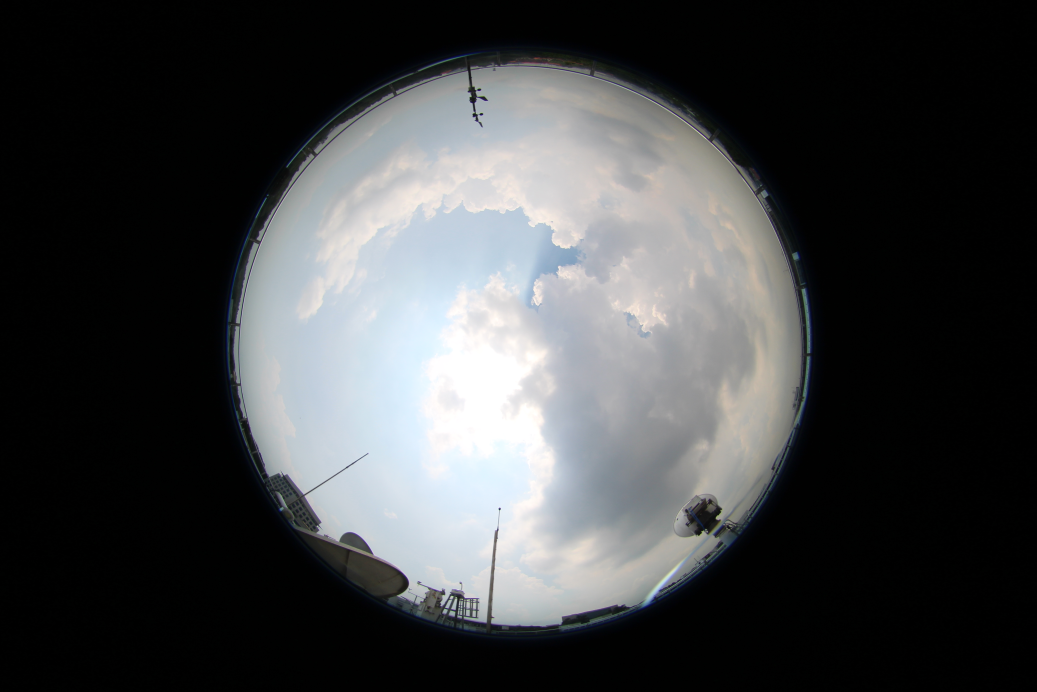
#> input picture cloud-coverage/image/2015-04-21-13-30-00.jpg, 5184 x 3456 px (shown at 1/5 size)
$ python find_coverage.py   (older library calls are emulated)
#> lines starting #> are read from the running program, lines starting #| are printed output that depends on the picture; after the words box and inside, x2 and y2 are one past the last pixel; in counts of white or black regions, pixels touching at a corner belong together; long printed decimals are rounded
### cloud-coverage/utilities.py
import numpy as np
from sklearn.cluster import KMeans
import cv2
np.seterr(divide='ignore', invalid='ignore')
from collections import namedtuple
from scipy import ndimage, misc

def cmask(index,radius,array):

  a,b = index
  is_rgb = len(array.shape)

  if is_rgb == 3:
     ash = array.shape
     nx=ash[0]
     ny=ash[1]

  else:
     nx,ny = array.shape

  s = (nx,ny)
  image_mask = np.zeros(s)
  y,x = np.ogrid[-a:nx-a,-b:ny-b]
  mask = x*x + y*y <= radius*radius
  image_mask[mask] = 1
  return(image_mask)


def colorc15mask(input_image,mask_image):
	# All matrices are normalized from 0 to 1

	[rows,cols]=mask_image.shape

	# Input image is a numpy 3D array
	ColorChannel = namedtuple("ColorChannel", "c1 c2 c3 c4 c5 c6 c7 c8 c9 c10 c11 c12 c13 c14 c15 c16")

	red = input_image[:,:,2]
	green = input_image[:,:,1]
	blue = input_image[:,:,0]

	red = red.astype(float)
	green = green.astype(float)
	blue = blue.astype(float)

	# RGB images for transfer
	red_image = np.multiply(red,mask_image)
	green_image = np.multiply(green,mask_image)
	blue_image = np.multiply(blue,mask_image)


	im_mask = mask_image.flatten()
	find_loc = np.where(im_mask==1)
	find_loc = list(find_loc)

	red = red.flatten()
	blue = blue.flatten()
	green = green.flatten()

	red_select = red[tuple(list(find_loc))]
	green_select = green[tuple(list(find_loc))]
	blue_select = blue[tuple(list(find_loc))]


	# BR image
	br_num = blue_select - red_select
	br_den = blue_select + red_select
	BR = br_num/br_den
	BR[np.isnan(BR)] = 0  # Replacing all NANs with 0
	BR = showasImage(BR)  # Scale it to 0 to 255.


	# Final image (with proper mask) for transfer
	index = 0
	BR_image = np.zeros([rows,cols])


	for i in range(0,rows):
		for j in range(0,cols):

			if mask_image[i,j]==1:

				BR_image[i,j] = BR[index]

				index = index + 1


	return(BR_image)


def make_cluster_mask_default(input_matrix,mask_image):

	[rows,cols]=mask_image.shape

	im_mask_flt = mask_image.flatten()
	find_loc = np.where(im_mask_flt==1)
	find_loc = list(find_loc)

	input_vector = input_matrix.flatten()

	input_select = input_vector[tuple(list(find_loc))]


	X = input_select.reshape(-1, 1)
	k_means = KMeans(init='k-means++', n_clusters=2)
	k_means.fit(X)
	k_means_labels = k_means.labels_
	k_means_cluster_centers = k_means.cluster_centers_
	k_means_labels_unique = np.unique(k_means_labels)


	# This is checked only for c15
	center1 = k_means_cluster_centers[0]
	center2 = k_means_cluster_centers[1]


	if center1 < center2:
		# Interchange the levels.
		k_means_labels[k_means_labels == 0] = 99
		k_means_labels[k_means_labels == 1] = 0
		k_means_labels[k_means_labels == 99] = 1


	# 0 is sky and 1 is cloud
	cloud_pixels = np.count_nonzero(k_means_labels == 1)
	sky_pixels = np.count_nonzero(k_means_labels == 0)
	total_pixels = cloud_pixels + sky_pixels

	#print (cloud_pixels,total_pixels)
	print ('Out of a total of ', str(total_pixels), ' pixels, there are ', str(cloud_pixels), ' cloud pixels.')
	cloud_coverage = float(cloud_pixels)/float(total_pixels)

	# Final threshold image for transfer
	index = 0
	Th_image = np.zeros([rows,cols])
	for i in range(0,rows):
		for j in range(0,cols):

			if mask_image[i,j]==1:
				#print (i,j)
				#print (index)
				Th_image[i,j] = k_means_labels[index]
				index = index + 1


	return(Th_image,cloud_coverage)


def showasImage(input_matrix):

	is_matrix = len(input_matrix.shape)

	if is_matrix == 2: # Input is a 2D numpy array


		(rows,cols) = input_matrix.shape

		output_matrix = np.zeros([rows,cols])

		inp_flat = input_matrix.flatten()

		min_value = np.amin(inp_flat)
		max_value = np.amax(inp_flat)

		diff = max_value - min_value

		for i in range(0,rows):
			for j in range(0,cols):
				output_matrix[i,j] = ((input_matrix[i,j] - min_value)/diff)*255

	else:	# Input is a 1D numpy array
		(rows) = input_matrix.size
		output_matrix = np.zeros(rows)

		inp_flat = input_matrix

		min_value = np.amin(inp_flat)
		max_value = np.amax(inp_flat)

		diff = max_value - min_value

		for i in range(0,rows):
			output_matrix[i] = ((input_matrix[i] - min_value)/diff)*255


	return(output_matrix)

def cloudSegment(image_loc):


#> called with image_loc = './image/2015-04-21-13-30-00.jpg'
	print ('Processing ',image_loc)


	im = cv2.imread(image_loc)
#> im is the input picture: shape (3456, 5184, 3); mean B, G, R 68.7, 67.5, 65.8

	index = [1728, 2592]  # Center of the image
	im_mask = cmask(index,1000,im) # Mask with radius 1000 pixels
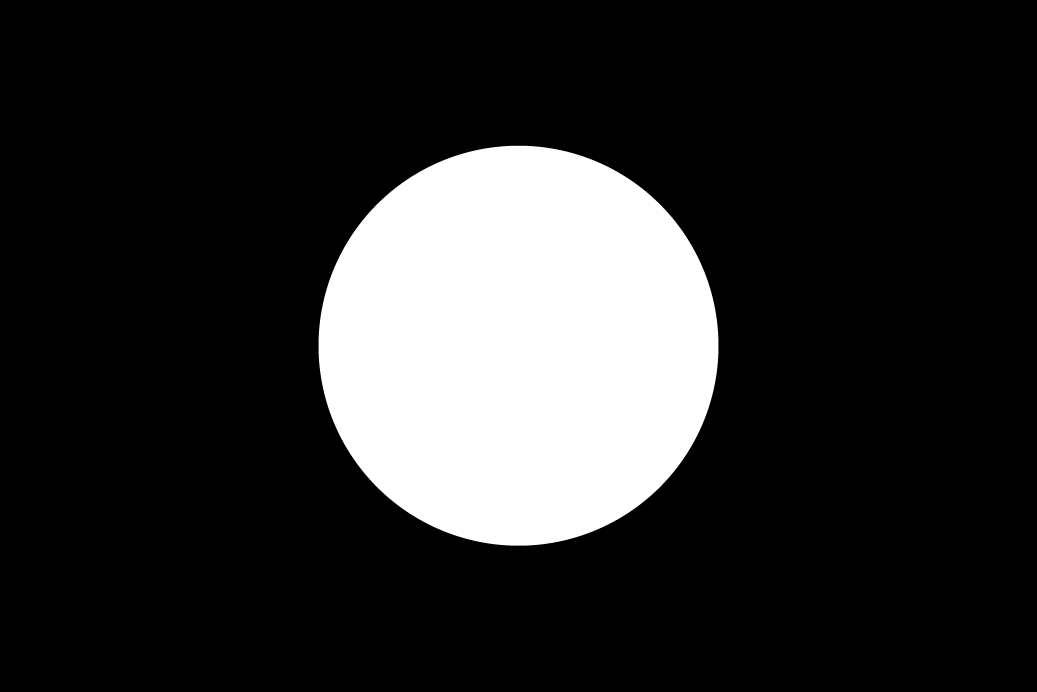
#> im_mask: shape (3456, 5184) float64 (shown at 1/5 size); values 0 (black) and 1 (white), 17.5% white; 1 white region, box (x1, y1, x2, y2) and area: (1592, 728, 3593, 2729) 3141549


	lx, ly, _ = im.shape
#> lx = 3456; ly = 5184


	if lx>ly:
		print ('Rotating')
		im = ndimage.rotate(im, -90)

	(inp_mat) = colorc15mask(im,im_mask)
#> in colorc15mask, `red = input_image[:,:,2]`:
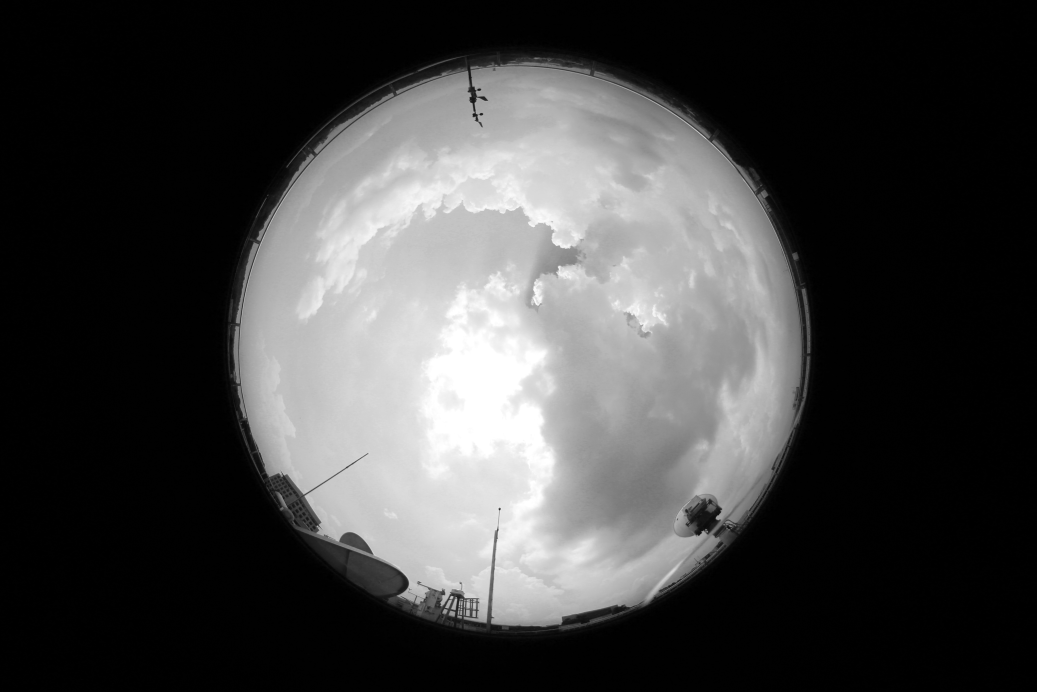
#> red: shape (3456, 5184) (shown at 1/5 size); min 0, max 255, mean 65.8
#> in colorc15mask, `blue = input_image[:,:,0]`:
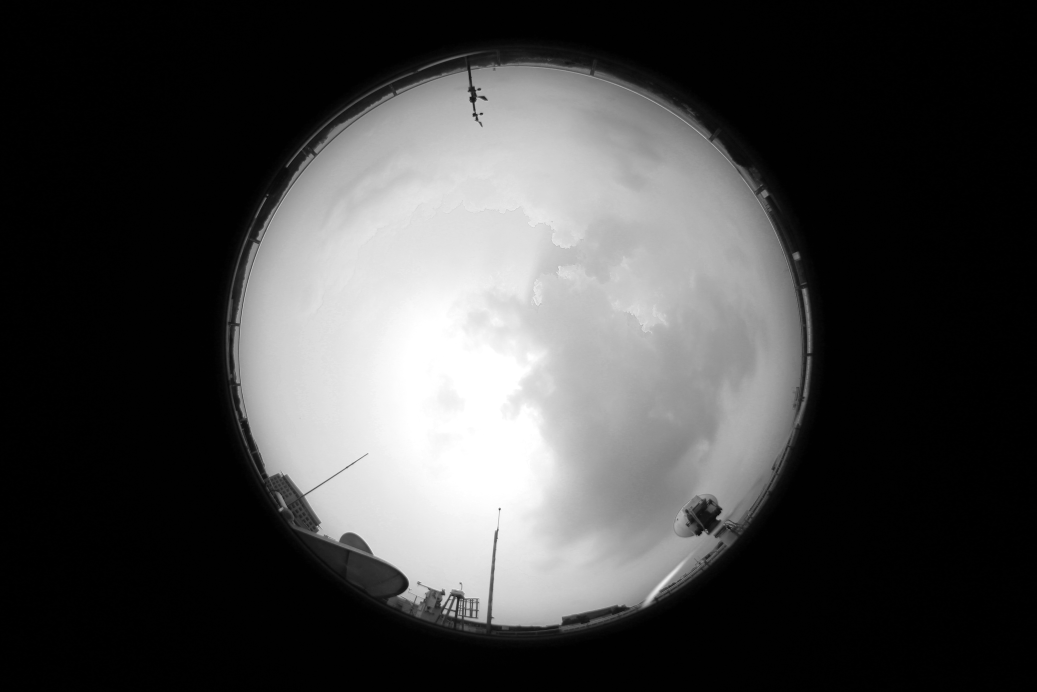
#> blue: shape (3456, 5184) (shown at 1/5 size); min 0, max 255, mean 68.7
#> in colorc15mask, `blue_image = np.multiply(blue,mask_image)`:
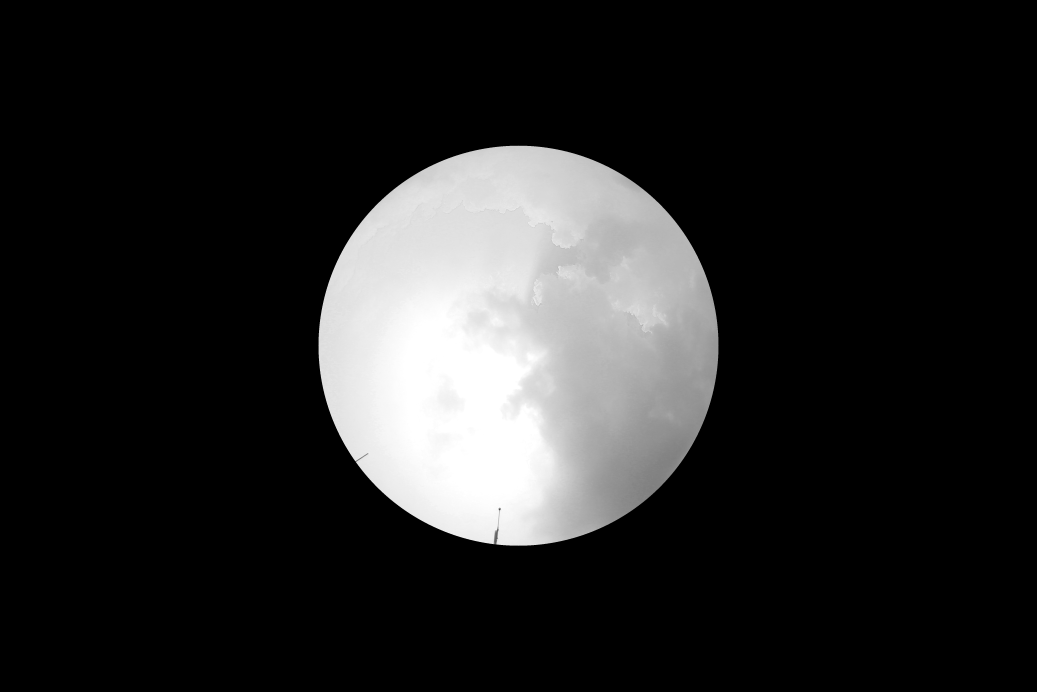
#> blue_image: shape (3456, 5184) float64 (shown at 1/5 size); min 0, max 255, mean 37.4
#> in colorc15mask, `find_loc = list(find_loc)`: find_loc = 1 item
#> in showasImage, `min_value = np.amin(inp_flat)`: min_value = -0.108
#> in showasImage, `max_value = np.amax(inp_flat)`: max_value = 0.609
#> in showasImage, `diff = max_value - min_value`: diff = 0.717
#> after the loop in colorc15mask, `for i in range(0,rows):`:
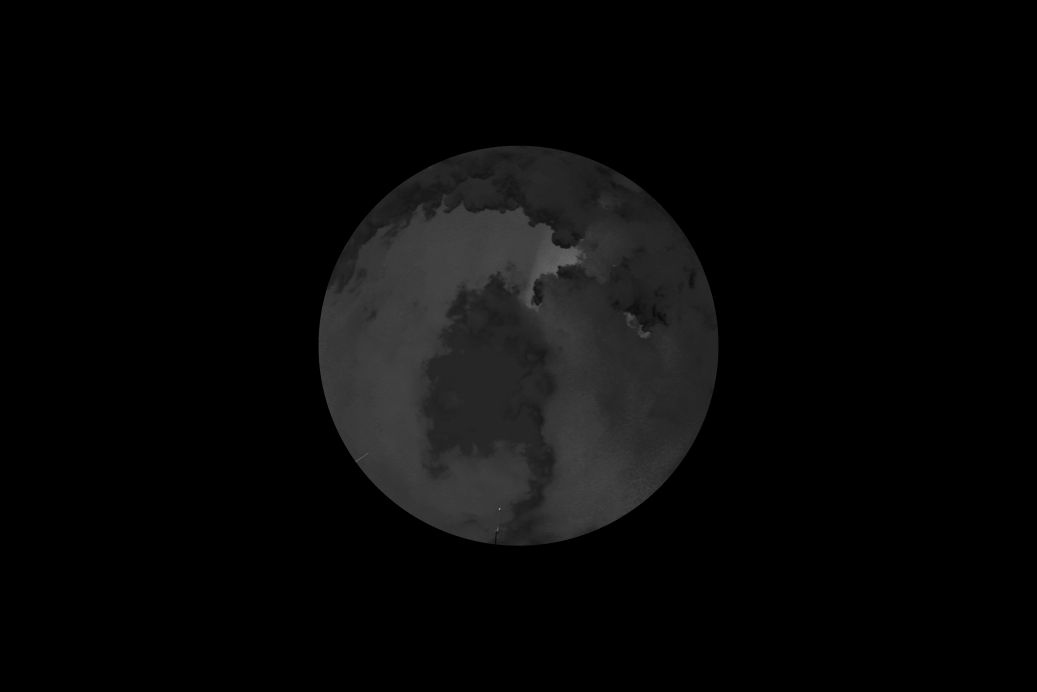
#> BR_image: shape (3456, 5184) float64 (shown at 1/5 size); min 0, max 255, mean 8.4
#> after the loop in colorc15mask, `for i in range(0,rows):`: index = 3141549
	(th_image,coverage) = make_cluster_mask_default(inp_mat,im_mask)
#> in make_cluster_mask_default, `find_loc = list(find_loc)`: find_loc = 1 item
#> after the loop in make_cluster_mask_default, `for i in range(0,rows):`:
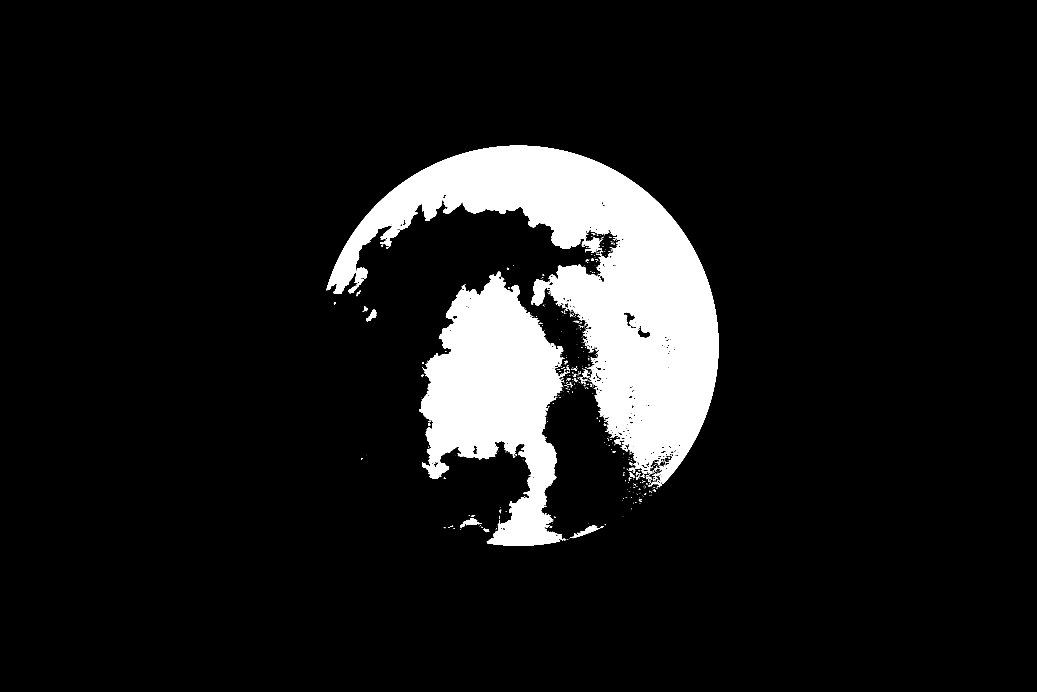
#> Th_image: shape (3456, 5184) float64 (shown at 1/5 size); values 0 (black) and 1 (white), 9.3% white; 960 white regions (817 under 20 px), largest, box (x1, y1, x2, y2) and area: (1632, 728, 3593, 2419) 1108900, (2095, 1358, 2832, 2729) 536516, (2850, 2630, 3000, 2691) 2222
#> coverage = 0.53


	return(th_image,coverage)

### cloud-coverage/find_coverage.py
import cv2
import matplotlib
import numpy as np
from utilities import *
import scipy.misc
import imageio


# Mention your sky/cloud image path here. Please make sure that your input image is inside "image" folder.
image_loc = './image/2015-04-21-13-30-00.jpg'


# This is the main component that performs the cloud coverage computation. It may take around 40s to run this component
(th_image,coverage) = cloudSegment(image_loc)
#> coverage = 0.53


# Saving your final result. This is saved inside the "image" folder. The resultant image is appended with the suffix "-result" on the original file name
my_string = image_loc.split('.')
threshold_img_name = '.' + my_string[-2] + '-result.png'
### scipy.misc.imsave(threshold_img_name, th_image)
imageio.imwrite(threshold_img_name, th_image)
print ('Binary image is saved')

print ('Coverage is ',coverage)
#| Coverage is  0.53
